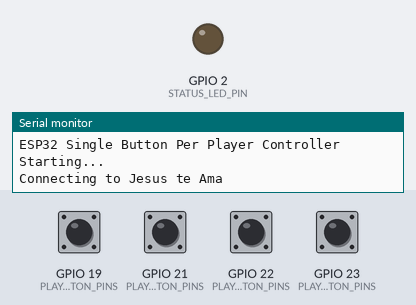
Bench run of a sketch on a simulated ESP32. On the bench: output pins drawn as LEDs (lit = HIGH), the last lines printed to the serial monitor. The inputs (shaded band) are chosen by the test bench; at power-on: GPIO 19 (PLAYER_BUTTON_PINS), GPIO 21 (PLAYER_BUTTON_PINS), GPIO 22 (PLAYER_BUTTON_PINS), GPIO 23 (PLAYER_BUTTON_PINS) HIGH. WiFi joins after 1.5 s; servers stay silent unless stated.

Above: at 0.1 s.
At 2.7 s:
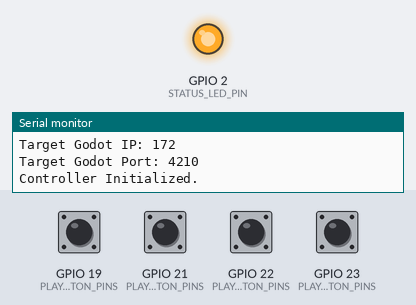
2.8 s: GPIO 19 (PLAYER_BUTTON_PINS) pulled LOW for 0.15 s
Timing chart, 0 to 5.8 s (numbered marks = the images above; inputs shaded):
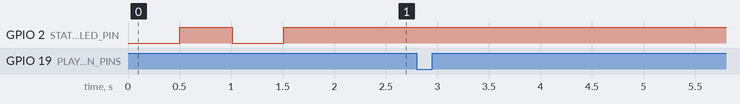

The sketch:

controllers.ino
```cpp
#include <Arduino.h>
#include <WiFi.h>       // For WiFi connectivity
#include <WiFiUdp.h>    // For UDP communication

// --- WiFi Configuration ---
const char* ssid = "Jesus te Ama";         // <<-- REPLACE with your WiFi network name
const char* password = "joao316!"; // <<-- REPLACE with your WiFi password

// --- Network Configuration ---
const char* godotIpAddress = "172"; // <<-- REPLACE with Godot PC's IP
const int godotPort = 4210;

// --- UDP Object ---
WiFiUDP udp;

// --- Button Configuration ---
const unsigned long DEBOUNCE_DELAY = 50; // ms
const int NUM_PLAYERS = 4; // We have 4 players, each with one button

// Each player gets ONE button. This array maps Player Index (0-3) to their button pin.
const int PLAYER_BUTTON_PINS[NUM_PLAYERS] = {
    22, // Player 1 (index 0) Button Pin
    23, // Player 2 (index 1) Button Pin
    19, // Player 3 (index 2) Button Pin
    21  // Player 4 (index 3) Button Pin
    // !!! UPDATE THESE PINS TO YOUR ACTUAL WIRING !!!
};

const String PLAYER_ACTION_COMMAND = "mash"; // The command Godot expects

// --- Status LED Configuration (Unchanged) ---
const int STATUS_LED_PIN = 2;
const int LED_ON_STATE = HIGH;
const int LED_OFF_STATE = LOW;
const unsigned long BLINK_INTERVAL_CONNECTING = 500;
const unsigned long BLINK_INTERVAL_ERROR = 150;

// --- Simplified Button State Structure ---
// We now have an array of these, one for each player's button
struct ButtonState {
  int pin;
  int lastSteadyState;      // LOW if pressed, HIGH if not (due to PULLUP)
  int lastFlickerState;     // For debouncing
  unsigned long lastDebounceTime;
};
ButtonState playerButtons[NUM_PLAYERS]; // Array for each player's single button

// --- Global State Variables (Unchanged) ---
bool isWifiConnected = false;
unsigned long lastLedToggleTime = 0;
int currentLedState = LED_OFF_STATE;
unsigned long currentBlinkInterval = BLINK_INTERVAL_CONNECTING;

// --- Helper Function: Setup Button (Assigns pin to the button state) ---
void setupPlayerButton(ButtonState &button, int pin) {
  button.pin = pin;
  pinMode(pin, INPUT_PULLUP); // Assuming buttons connect pin to GND when pressed
  button.lastSteadyState = digitalRead(pin);
  button.lastFlickerState = button.lastSteadyState;
  button.lastDebounceTime = 0;
}

// --- Helper Function: Send Action via UDP (Action string is now fixed) ---
void sendPlayerAction(int playerId) { // PlayerId is 0-indexed here (0 for P1, 1 for P2, etc.)
  if (!isWifiConnected) {
    return;
  }

  // Player IDs are 1-based for Godot
  String command = "P" + String(playerId + 1) + ":" + PLAYER_ACTION_COMMAND;

  udp.beginPacket(godotIpAddress, godotPort);
  udp.write((uint8_t*)command.c_str(), command.length());
  udp.endPacket();

  Serial.print("UDP TX -> "); Serial.print(godotIpAddress); Serial.print(":"); Serial.print(godotPort);
  Serial.print(" | P"); Serial.print(playerId + 1); Serial.print(":"); Serial.println(PLAYER_ACTION_COMMAND);
}

// --- Helper Function: Update Status LED (Unchanged) ---
void updateStatusLed(unsigned long now) {
    if (isWifiConnected) {
        if (currentLedState != LED_ON_STATE) {
             digitalWrite(STATUS_LED_PIN, LED_ON_STATE);
             currentLedState = LED_ON_STATE;
        }
    } else {
        if (now - lastLedToggleTime >= currentBlinkInterval) {
            lastLedToggleTime = now;
            currentLedState = (currentLedState == LED_ON_STATE) ? LED_OFF_STATE : LED_ON_STATE;
            digitalWrite(STATUS_LED_PIN, currentLedState);
        }
    }
}

// --- Main Setup (Largely unchanged, but button setup is simplified) ---
void setup() {
  Serial.begin(115200);
  Serial.println("ESP32 Single Button Per Player Controller Starting...");

  pinMode(STATUS_LED_PIN, OUTPUT);
  digitalWrite(STATUS_LED_PIN, LED_OFF_STATE);
  currentLedState = LED_OFF_STATE;
  lastLedToggleTime = millis();
  currentBlinkInterval = BLINK_INTERVAL_CONNECTING;

  Serial.print("Connecting to ");
  Serial.println(ssid);
  WiFi.mode(WIFI_STA);
  WiFi.begin(ssid, password);

  unsigned long connectionStartTime = millis();
  bool currentlyConnected = false;
  while (millis() - connectionStartTime < 20000) { // ~20 second timeout
      currentlyConnected = (WiFi.status() == WL_CONNECTED);
      if (currentlyConnected) break;
      unsigned long now = millis();
       if (now - lastLedToggleTime >= currentBlinkInterval) {
            lastLedToggleTime = now;
            currentLedState = (currentLedState == LED_ON_STATE) ? LED_OFF_STATE : LED_ON_STATE;
            digitalWrite(STATUS_LED_PIN, currentLedState);
       }
       delay(10);
  }

  if (currentlyConnected) {
    isWifiConnected = true;
    digitalWrite(STATUS_LED_PIN, LED_ON_STATE);
    currentLedState = LED_ON_STATE;
    Serial.println("\nWiFi connected!");
    Serial.print("ESP32 IP address: "); Serial.println(WiFi.localIP());
    Serial.print("Target Godot IP: "); Serial.println(godotIpAddress);
    Serial.print("Target Godot Port: "); Serial.println(godotPort);
  } else {
    isWifiConnected = false;
    currentBlinkInterval = BLINK_INTERVAL_ERROR;
    digitalWrite(STATUS_LED_PIN, LED_OFF_STATE);
    currentLedState = LED_OFF_STATE;
    lastLedToggleTime = millis();
    Serial.println("\nWiFi connection FAILED! Check SSID/Password/Signal.");
  }

  // Initialize each player's single button
  for (int i = 0; i < NUM_PLAYERS; ++i) {
    setupPlayerButton(playerButtons[i], PLAYER_BUTTON_PINS[i]);
  }

  Serial.println("Controller Initialized.");
}

// --- Main Loop (Simplified Button Processing) ---
void loop() {
  unsigned long now = millis();

  // --- Check WiFi Status & Update LED/State (Unchanged) ---
  bool currentConnectionStatus = (WiFi.status() == WL_CONNECTED);
  if (currentConnectionStatus != isWifiConnected) {
      isWifiConnected = currentConnectionStatus;
      if (isWifiConnected) {
          Serial.println("WiFi (Re)Connected.");
          digitalWrite(STATUS_LED_PIN, LED_ON_STATE);
          currentLedState = LED_ON_STATE;
      } else {
          Serial.println("WiFi Disconnected! Entering error state.");
          currentBlinkInterval = BLINK_INTERVAL_ERROR;
          lastLedToggleTime = now;
          currentLedState = LED_OFF_STATE;
          digitalWrite(STATUS_LED_PIN, currentLedState);
      }
  }
  updateStatusLed(now);


  // --- Process Buttons ONLY if WiFi is connected ---
  if (isWifiConnected) {
    for (int i = 0; i < NUM_PLAYERS; ++i) { // Iterate through each player's button
      ButtonState &btn = playerButtons[i];
      int currentReading = digitalRead(btn.pin);

      // Debouncing
      if (currentReading != btn.lastFlickerState) {
        btn.lastDebounceTime = now;
        btn.lastFlickerState = currentReading;
      }

      if ((now - btn.lastDebounceTime) > DEBOUNCE_DELAY) {
        // If the button state has changed (i.e., the debounced value is different)
        if (currentReading != btn.lastSteadyState) {
          btn.lastSteadyState = currentReading;

          // Check if the button was PRESSED (went from HIGH to LOW because of INPUT_PULLUP)
          if (btn.lastSteadyState == LOW) {
            // Player ID is 'i' (0-indexed for Player 1 to 4)
            sendPlayerAction(i); // Send the generic "mash" action for this player
          }
        }
      }
    } // End for loop (players)
  } // End if(isWifiConnected) for button processing

  delay(5); // Small delay
}
```
